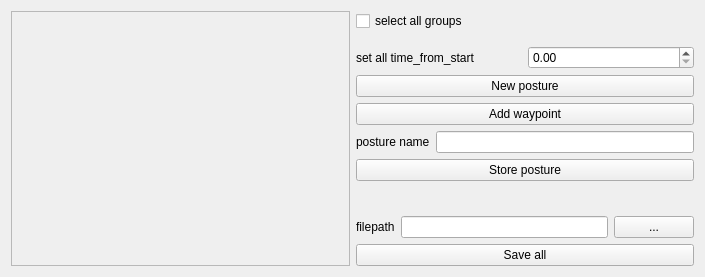
<?xml version="1.0" encoding="UTF-8"?>
<ui version="4.0">
 <class>MekaPostureRecorderDockWidget</class>
 <widget class="QWidget" name="MekaPostureRecorderDockWidget">
  <property name="geometry">
   <rect>
    <x>0</x>
    <y>0</y>
    <width>705</width>
    <height>277</height>
   </rect>
  </property>
  <property name="sizePolicy">
   <sizepolicy hsizetype="Expanding" vsizetype="Expanding">
    <horstretch>0</horstretch>
    <verstretch>0</verstretch>
   </sizepolicy>
  </property>
  <property name="windowTitle">
   <string>MekaPostureRecorderGui</string>
  </property>
  <layout class="QGridLayout" name="gridLayout">
   <item row="0" column="0">
    <layout class="QHBoxLayout" name="horizontalLayout">
     <property name="spacing">
      <number>6</number>
     </property>
     <property name="sizeConstraint">
      <enum>QLayout::SetMinimumSize</enum>
     </property>
     <item>
      <layout class="QVBoxLayout" name="verticalLayout">
       <item>
        <widget class="QScrollArea" name="scrollArea">
         <property name="verticalScrollBarPolicy">
          <enum>Qt::ScrollBarAlwaysOff</enum>
         </property>
         <property name="widgetResizable">
          <bool>true</bool>
         </property>
         <widget class="QWidget" name="scrollarea">
          <property name="geometry">
           <rect>
            <x>0</x>
            <y>0</y>
            <width>336</width>
            <height>253</height>
           </rect>
          </property>
         </widget>
        </widget>
       </item>
      </layout>
     </item>
     <item>
      <layout class="QVBoxLayout" name="verticalLayout_2">
       <property name="sizeConstraint">
        <enum>QLayout::SetMinimumSize</enum>
       </property>
       <item>
        <widget class="QCheckBox" name="chk_select_all">
         <property name="text">
          <string>select all groups</string>
         </property>
        </widget>
       </item>
       <item>
        <layout class="QHBoxLayout" name="horizontalLayout_2">
         <property name="topMargin">
          <number>9</number>
         </property>
         <item>
          <widget class="QLabel" name="label">
           <property name="text">
            <string>set all time_from_start</string>
           </property>
          </widget>
         </item>
         <item>
          <widget class="QDoubleSpinBox" name="time_from_start"/>
         </item>
        </layout>
       </item>
       <item>
        <widget class="QPushButton" name="btn_new_posture">
         <property name="text">
          <string>New posture</string>
         </property>
        </widget>
       </item>
       <item>
        <widget class="QPushButton" name="btn_add_wp">
         <property name="text">
          <string>Add waypoint</string>
         </property>
        </widget>
       </item>
       <item>
        <layout class="QHBoxLayout" name="horizontalLayout_4">
         <property name="sizeConstraint">
          <enum>QLayout::SetMinimumSize</enum>
         </property>
         <item>
          <widget class="QLabel" name="label_3">
           <property name="text">
            <string>posture name</string>
           </property>
          </widget>
         </item>
         <item>
          <widget class="QLineEdit" name="edit_posture_name"/>
         </item>
        </layout>
       </item>
       <item>
        <widget class="QPushButton" name="btn_store_posture">
         <property name="text">
          <string>Store posture</string>
         </property>
        </widget>
       </item>
       <item>
        <spacer name="verticalSpacer">
         <property name="orientation">
          <enum>Qt::Vertical</enum>
         </property>
         <property name="sizeHint" stdset="0">
          <size>
           <width>20</width>
           <height>40</height>
          </size>
         </property>
        </spacer>
       </item>
       <item>
        <layout class="QHBoxLayout" name="horizontalLayout_3">
         <property name="sizeConstraint">
          <enum>QLayout::SetMinimumSize</enum>
         </property>
         <item>
          <widget class="QLabel" name="label_2">
           <property name="text">
            <string>filepath</string>
           </property>
          </widget>
         </item>
         <item>
          <widget class="QLineEdit" name="edit_file_path"/>
         </item>
         <item>
          <widget class="QPushButton" name="btn_browse">
           <property name="text">
            <string>...</string>
           </property>
          </widget>
         </item>
        </layout>
       </item>
       <item>
        <widget class="QPushButton" name="btn_save_postures">
         <property name="text">
          <string>Save all</string>
         </property>
        </widget>
       </item>
      </layout>
     </item>
    </layout>
   </item>
  </layout>
 </widget>
 <resources/>
 <connections/>
</ui>
